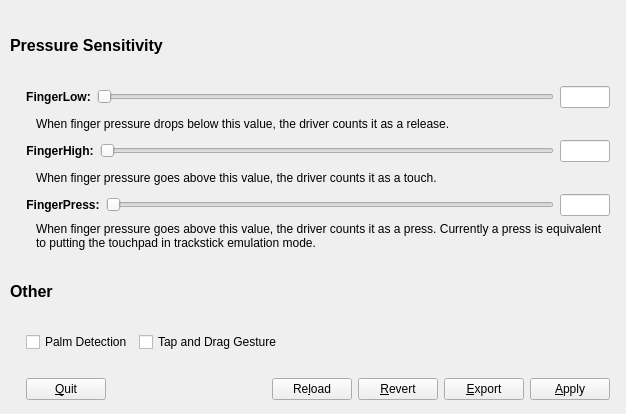
<?xml version="1.0" encoding="UTF-8"?>
<ui version="4.0">
 <class>Form</class>
 <widget class="QWidget" name="Form">
  <property name="geometry">
   <rect>
    <x>0</x>
    <y>0</y>
    <width>626</width>
    <height>414</height>
   </rect>
  </property>
  <property name="sizePolicy">
   <sizepolicy hsizetype="Fixed" vsizetype="Fixed">
    <horstretch>0</horstretch>
    <verstretch>0</verstretch>
   </sizepolicy>
  </property>
  <property name="minimumSize">
   <size>
    <width>0</width>
    <height>0</height>
   </size>
  </property>
  <property name="maximumSize">
   <size>
    <width>99999</width>
    <height>482</height>
   </size>
  </property>
  <property name="windowTitle">
   <string>Synaptweak</string>
  </property>
  <property name="toolTip">
   <string/>
  </property>
  <widget class="QWidget" name="">
   <property name="geometry">
    <rect>
     <x>10</x>
     <y>10</y>
     <width>600</width>
     <height>390</height>
    </rect>
   </property>
   <layout class="QGridLayout" name="gridLayout">
    <item row="1" column="0">
     <spacer name="horizontalSpacer_5">
      <property name="orientation">
       <enum>Qt::Horizontal</enum>
      </property>
      <property name="sizeType">
       <enum>QSizePolicy::Fixed</enum>
      </property>
      <property name="sizeHint" stdset="0">
       <size>
        <width>10</width>
        <height>20</height>
       </size>
      </property>
     </spacer>
    </item>
    <item row="3" column="1">
     <layout class="QHBoxLayout" name="horizontalLayout_9">
      <item>
       <widget class="QCheckBox" name="palmDetectCheckBox">
        <property name="text">
         <string>Palm Detection</string>
        </property>
       </widget>
      </item>
      <item>
       <widget class="QCheckBox" name="tapDragCheckBox">
        <property name="text">
         <string>Tap and Drag Gesture</string>
        </property>
       </widget>
      </item>
      <item>
       <spacer name="horizontalSpacer_7">
        <property name="orientation">
         <enum>Qt::Horizontal</enum>
        </property>
        <property name="sizeHint" stdset="0">
         <size>
          <width>40</width>
          <height>20</height>
         </size>
        </property>
       </spacer>
      </item>
     </layout>
    </item>
    <item row="5" column="1">
     <layout class="QHBoxLayout" name="horizontalLayout_4">
      <item>
       <widget class="QPushButton" name="quitButton">
        <property name="toolTip">
         <string>Alt-Q</string>
        </property>
        <property name="text">
         <string>&amp;Quit</string>
        </property>
        <property name="shortcut">
         <string>Alt+Q</string>
        </property>
       </widget>
      </item>
      <item>
       <spacer name="horizontalSpacer">
        <property name="orientation">
         <enum>Qt::Horizontal</enum>
        </property>
        <property name="sizeHint" stdset="0">
         <size>
          <width>40</width>
          <height>20</height>
         </size>
        </property>
       </spacer>
      </item>
      <item>
       <widget class="QPushButton" name="reloadButton">
        <property name="toolTip">
         <string>Reload Current Values from Driver - Alt-L</string>
        </property>
        <property name="text">
         <string>Re&amp;load</string>
        </property>
        <property name="shortcut">
         <string>Alt+L</string>
        </property>
       </widget>
      </item>
      <item>
       <widget class="QPushButton" name="revertButton">
        <property name="toolTip">
         <string>Revert to Original Settings (from driver when Synaptweak was loaded) - Alt-R</string>
        </property>
        <property name="text">
         <string>&amp;Revert</string>
        </property>
        <property name="shortcut">
         <string>Alt+R</string>
        </property>
       </widget>
      </item>
      <item>
       <widget class="QPushButton" name="exportButton">
        <property name="toolTip">
         <string>Export xinput command to file - Alt-E</string>
        </property>
        <property name="inputMethodHints">
         <set>Qt::ImhDigitsOnly</set>
        </property>
        <property name="text">
         <string>&amp;Export</string>
        </property>
        <property name="shortcut">
         <string>Alt+E</string>
        </property>
        <property name="checkable">
         <bool>false</bool>
        </property>
       </widget>
      </item>
      <item>
       <widget class="QPushButton" name="applyButton">
        <property name="toolTip">
         <string>Apply Settings To Driver - Alt-A</string>
        </property>
        <property name="text">
         <string>&amp;Apply</string>
        </property>
        <property name="shortcut">
         <string>Alt+A</string>
        </property>
       </widget>
      </item>
     </layout>
    </item>
    <item row="1" column="1">
     <layout class="QVBoxLayout" name="verticalLayout">
      <item>
       <layout class="QHBoxLayout" name="horizontalLayout">
        <item>
         <widget class="QLabel" name="fingerLowLabel">
          <property name="font">
           <font>
            <weight>75</weight>
            <bold>true</bold>
           </font>
          </property>
          <property name="toolTip">
           <string/>
          </property>
          <property name="text">
           <string>FingerLow:</string>
          </property>
          <property name="alignment">
           <set>Qt::AlignCenter</set>
          </property>
         </widget>
        </item>
        <item>
         <widget class="QSlider" name="fingerLowSlider">
          <property name="toolTip">
           <string/>
          </property>
          <property name="orientation">
           <enum>Qt::Horizontal</enum>
          </property>
         </widget>
        </item>
        <item>
         <widget class="QLineEdit" name="fingerLowEdit">
          <property name="sizePolicy">
           <sizepolicy hsizetype="Minimum" vsizetype="Fixed">
            <horstretch>0</horstretch>
            <verstretch>0</verstretch>
           </sizepolicy>
          </property>
          <property name="maximumSize">
           <size>
            <width>50</width>
            <height>16777215</height>
           </size>
          </property>
          <property name="toolTip">
           <string/>
          </property>
          <property name="inputMethodHints">
           <set>Qt::ImhDigitsOnly</set>
          </property>
         </widget>
        </item>
       </layout>
      </item>
      <item>
       <layout class="QHBoxLayout" name="horizontalLayout_8">
        <item>
         <spacer name="horizontalSpacer_2">
          <property name="orientation">
           <enum>Qt::Horizontal</enum>
          </property>
          <property name="sizeType">
           <enum>QSizePolicy::Fixed</enum>
          </property>
          <property name="sizeHint" stdset="0">
           <size>
            <width>10</width>
            <height>20</height>
           </size>
          </property>
         </spacer>
        </item>
        <item>
         <widget class="QLabel" name="label">
          <property name="text">
           <string>When finger pressure drops below this value, the driver counts it as a release.</string>
          </property>
         </widget>
        </item>
       </layout>
      </item>
      <item>
       <layout class="QHBoxLayout" name="horizontalLayout_2">
        <item>
         <widget class="QLabel" name="fingerHighLabel">
          <property name="font">
           <font>
            <weight>75</weight>
            <bold>true</bold>
           </font>
          </property>
          <property name="toolTip">
           <string/>
          </property>
          <property name="text">
           <string>FingerHigh:</string>
          </property>
          <property name="alignment">
           <set>Qt::AlignCenter</set>
          </property>
         </widget>
        </item>
        <item>
         <widget class="QSlider" name="fingerHighSlider">
          <property name="orientation">
           <enum>Qt::Horizontal</enum>
          </property>
         </widget>
        </item>
        <item>
         <widget class="QLineEdit" name="fingerHighEdit">
          <property name="maximumSize">
           <size>
            <width>50</width>
            <height>16777215</height>
           </size>
          </property>
          <property name="inputMethodHints">
           <set>Qt::ImhDigitsOnly</set>
          </property>
         </widget>
        </item>
       </layout>
      </item>
      <item>
       <layout class="QHBoxLayout" name="horizontalLayout_10">
        <item>
         <spacer name="horizontalSpacer_3">
          <property name="orientation">
           <enum>Qt::Horizontal</enum>
          </property>
          <property name="sizeType">
           <enum>QSizePolicy::Fixed</enum>
          </property>
          <property name="sizeHint" stdset="0">
           <size>
            <width>10</width>
            <height>20</height>
           </size>
          </property>
         </spacer>
        </item>
        <item>
         <widget class="QLabel" name="label_2">
          <property name="text">
           <string>When finger pressure goes above this value, the driver counts it as a touch.</string>
          </property>
         </widget>
        </item>
       </layout>
      </item>
      <item>
       <layout class="QHBoxLayout" name="horizontalLayout_3">
        <item>
         <widget class="QLabel" name="fingerPressLabel">
          <property name="font">
           <font>
            <weight>75</weight>
            <bold>true</bold>
           </font>
          </property>
          <property name="toolTip">
           <string/>
          </property>
          <property name="text">
           <string>FingerPress:</string>
          </property>
          <property name="alignment">
           <set>Qt::AlignCenter</set>
          </property>
         </widget>
        </item>
        <item>
         <widget class="QSlider" name="fingerPressSlider">
          <property name="orientation">
           <enum>Qt::Horizontal</enum>
          </property>
         </widget>
        </item>
        <item>
         <widget class="QLineEdit" name="fingerPressEdit">
          <property name="maximumSize">
           <size>
            <width>50</width>
            <height>16777215</height>
           </size>
          </property>
          <property name="inputMethodHints">
           <set>Qt::ImhDigitsOnly</set>
          </property>
         </widget>
        </item>
       </layout>
      </item>
      <item>
       <layout class="QHBoxLayout" name="horizontalLayout_11">
        <item>
         <spacer name="horizontalSpacer_4">
          <property name="orientation">
           <enum>Qt::Horizontal</enum>
          </property>
          <property name="sizeType">
           <enum>QSizePolicy::Fixed</enum>
          </property>
          <property name="sizeHint" stdset="0">
           <size>
            <width>10</width>
            <height>20</height>
           </size>
          </property>
         </spacer>
        </item>
        <item>
         <widget class="QLabel" name="label_3">
          <property name="text">
           <string>When finger pressure goes above this value, the driver counts it as a press. Currently a press is equivalent to putting the touchpad in trackstick emulation mode. </string>
          </property>
          <property name="wordWrap">
           <bool>true</bool>
          </property>
         </widget>
        </item>
       </layout>
      </item>
     </layout>
    </item>
    <item row="2" column="0" colspan="2">
     <widget class="QLabel" name="otherLabel">
      <property name="font">
       <font>
        <pointsize>12</pointsize>
        <weight>75</weight>
        <bold>true</bold>
       </font>
      </property>
      <property name="text">
       <string>Other</string>
      </property>
      <property name="alignment">
       <set>Qt::AlignLeading|Qt::AlignLeft|Qt::AlignVCenter</set>
      </property>
     </widget>
    </item>
    <item row="0" column="0" colspan="2">
     <widget class="QLabel" name="pressureSensitivityLabel">
      <property name="font">
       <font>
        <pointsize>12</pointsize>
        <weight>75</weight>
        <bold>true</bold>
       </font>
      </property>
      <property name="text">
       <string>Pressure Sensitivity</string>
      </property>
      <property name="alignment">
       <set>Qt::AlignLeading|Qt::AlignLeft|Qt::AlignVCenter</set>
      </property>
     </widget>
    </item>
    <item row="4" column="1">
     <spacer name="horizontalSpacer_6">
      <property name="orientation">
       <enum>Qt::Horizontal</enum>
      </property>
      <property name="sizeHint" stdset="0">
       <size>
        <width>40</width>
        <height>20</height>
       </size>
      </property>
     </spacer>
    </item>
   </layout>
  </widget>
 </widget>
 <resources/>
 <connections/>
</ui>
